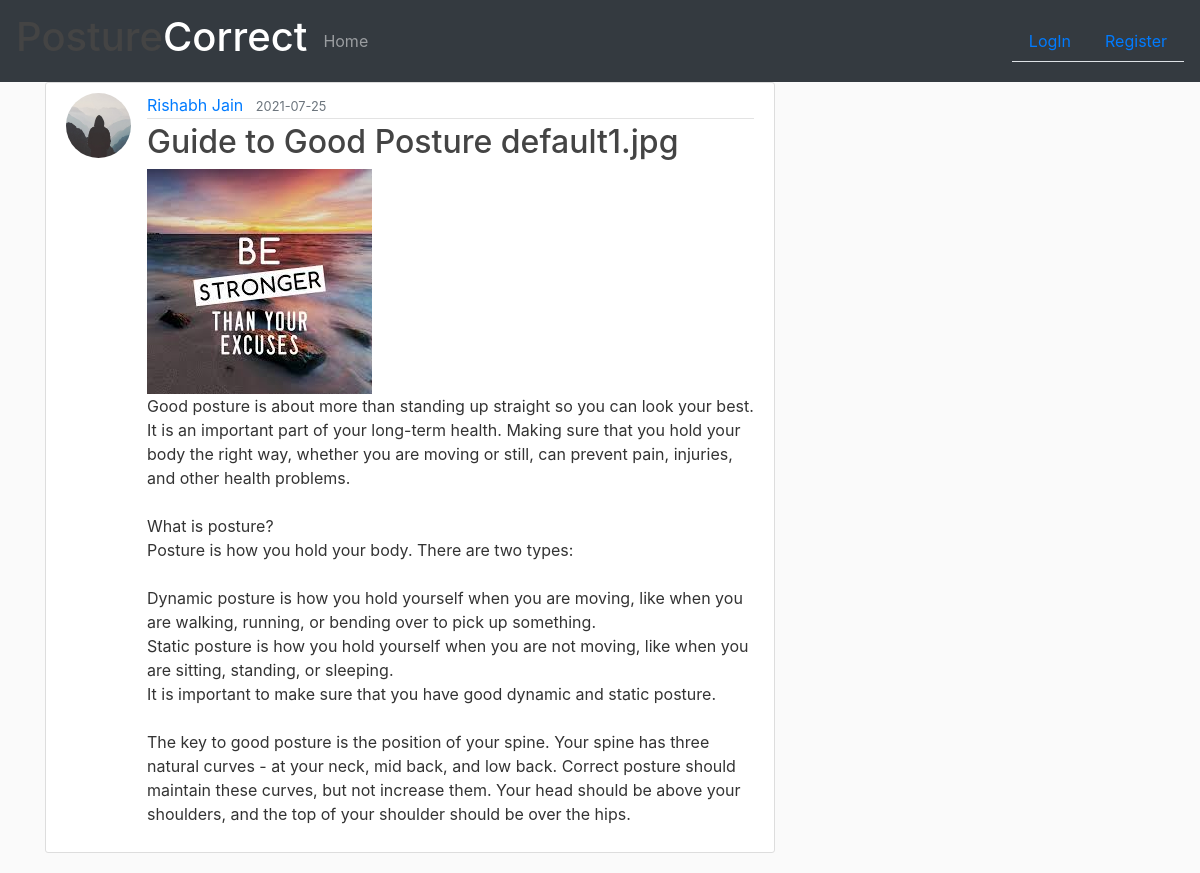
Screenshot of /post/2 with the database file from the repository.
### se_hackethon_project/models.py (models this page shows, shortened)
class User(db.Model,UserMixin):
    id = db.Column(db.Integer,primary_key=True)
    name = db.Column(db.String(20),nullable=False)
    email = db.Column(db.String(120),unique=True,nullable=False)
    image_file = db.Column(db.String(20),nullable=False,default = 'default.jpg')
    password = db.Column(db.String(60),nullable=False)
    posts = db.relationship('Post', backref='author', lazy=True)
    feedbacks = db.relationship('Feedback',backref='customer',lazy=True)
    analyzeSessions = db.relationship('Accuracy',backref='results',lazy=True)

class Post(db.Model):
    id = db.Column(db.Integer,primary_key = True)
    title = db.Column(db.String(100),nullable = False)
    date_posted = db.Column(db.DateTime,nullable = False,default = datetime.utcnow)
    content = db.Column(db.Text,nullable=False)
    image_file = db.Column(db.String(20),nullable=False,default = 'default1.jpg')
    user_id = db.Column(db.Integer, db.ForeignKey('user.id'), nullable=False)

### se_hackethon_project/routes.py (the view)
@app.route("/post/<int:post_id>")
def post(post_id):
    post = Post.query.get_or_404(post_id)
    return render_template('post.html', title=post.title, post=post)

### se_hackethon_project/templates/post.html (shortened to what this page needs)
{% extends 'layout.html' %}
{% block content %}
  <article class="media content-section">
    <img class="rounded-circle article-img" src="{{ url_for('static',filename = 'profile_pics/' + post.author.image_file) }}">
    <div class="media-body">
      <div class="article-metadata">
        <a class="mr-2" href="{{ url_for('user_posts',username=post.author.name) }}">{{ post.author.name }}</a>
        <small class="text-muted">{{ post.date_posted.strftime("%Y-%m-%d") }}</small>
      </div>
      <h2 class="article-title">{{ post.title }} {{post.image_file}}</h2>
      <img src="{{ url_for('static',filename = 'profile_pics/' + post.image_file) }}" alt="Post Picture">
      <p class="article-content">{{ post.content }}</p>
    </div>
  </article>
{% endblock content %}

### se_hackethon_project/static/main.css (style rules this page uses)
body { background: #fafafa; color: #333333; }
h1, h2, h3, h4, h5, h6 { color: #444444; }
.content-section { background: #ffffff; padding: 10px 20px; border: 1px solid #dddddd; border-radius: 3px; margin-bottom: 20px; }
.article-title { color: #444444; }
.article-content { white-space: pre-line; }
.article-img { height: 65px; width: 65px; margin-right: 16px; }
.article-metadata { padding-bottom: 1px; margin-bottom: 4px; border-bottom: 1px solid #e3e3e3 }

### rows the page displays
User: image_file (placeholder picture), author.name "Rishabh Jain"
Post: date_posted "2021-07-25", title "Guide to Good Posture", image_file "default1.jpg", image_file (placeholder picture), content "Good posture is about more than standing up straight so you can look your best. It is an important part of your long-term health. Making sure that you hold your body the right way, whether you are moving or still, can prevent pain, injuries, and other health problems. What is posture? Posture is how you hold your body. There are two types: Dynamic posture is how you hold yourself when you are moving, like when you are walking, running, or bending over to pick up something. Static posture is how you hold yourself when you are not moving, like when you are sitting, standing, or sleeping. It is important to make sure that you have good dynamic and static posture. The key to good posture is the…"
